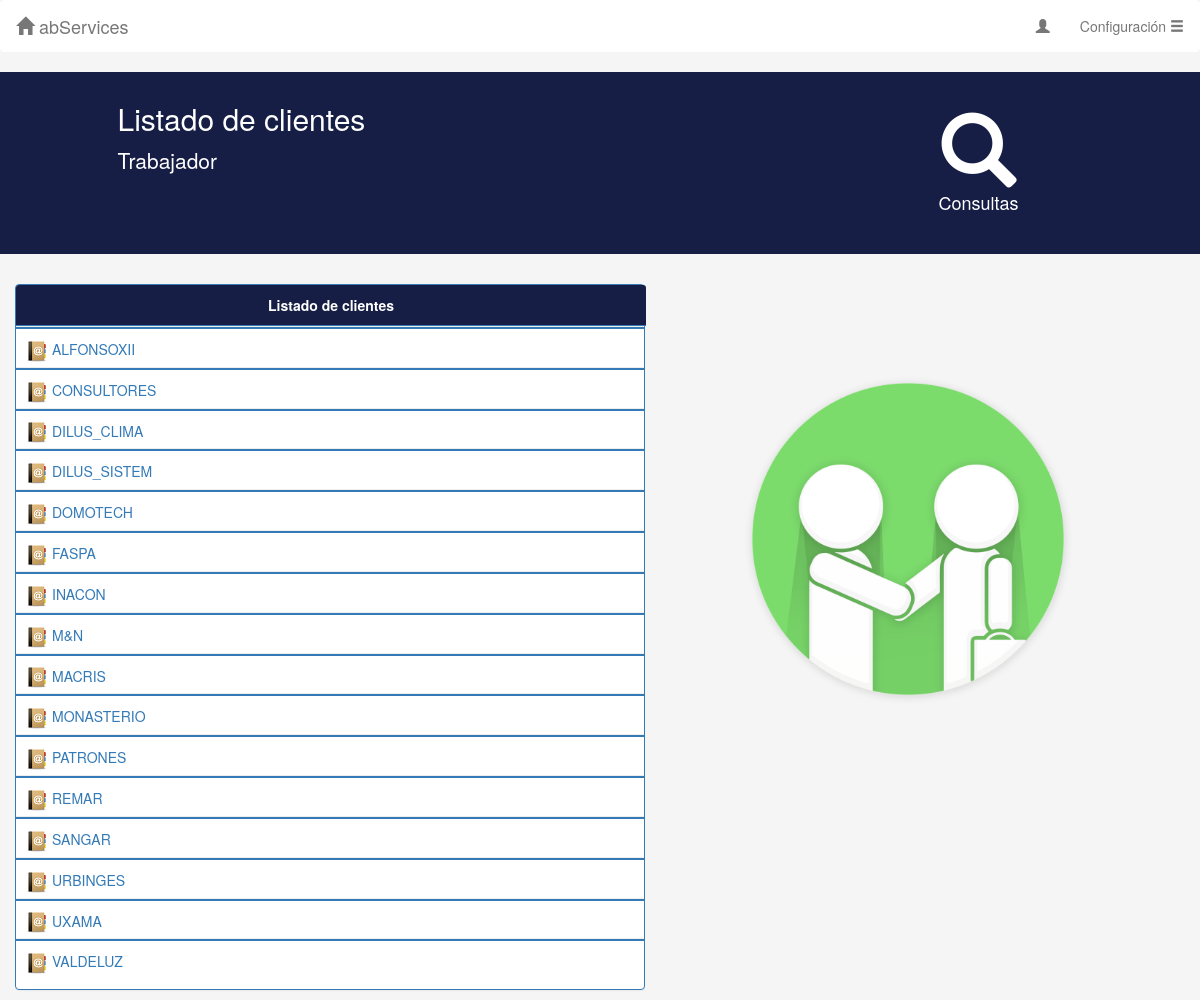
Screenshot of /homeClientes.php with the database file from the repository.
### tables this page shows
CREATE TABLE `clientes` (
  `Id` varchar(30) NOT NULL,
  `Horas` int(11) NOT NULL
);

### includes/php/clientesBD.php (called while the page is built, shortened)
<?php
require_once(__DIR__."/config.php");
function getClientes(){
	global $mysqli;
	$clientes = null;
	$pst = $mysqli->prepare("SELECT * FROM clientes ORDER BY Id;");
	$pst->execute();
	$result = $pst->get_result();
	while($row = $result->fetch_array(MYSQLI_ASSOC)){
		$clientes[] = $row;
	}
	return $clientes;
}
?>

### includes/php/clientes.php (called while the page is built, shortened)
<?php
require_once __DIR__.'/trabajos.php';
require_once __DIR__.'/clientesBD.php';
function conseguirClientes(){
	$result = getClientes();
	return $result;
}
?>

### homeClientes.php (the view, shortened to what this page needs)
<!DOCTYPE html>
<html lang="en">
  <head>
    <link href="includes/css/bootstrap.min.css" rel="stylesheet" media="screen">
	<link rel="stylesheet" type="text/css" href="includes/css/style.css">
  </head>
  <?php
    require(__DIR__.'/includes/php/clientes.php');
?>
  <body id="scroll">
		<nav class="navbar navbar-default" role="navigation" id="navSup">
			<div class="navbar-header" id="navSupHeader">
				<a class="navbar-brand" href="homeClientes.php"><span class="glyphicon glyphicon-home"></span> abServices</a>
			</div>
			<div class="collapse navbar-collapse navbar-ex1-collapse" id="navSupDerecha">
				<ul class="nav navbar-nav navbar-right">
					<li><a href="#"><span class="glyphicon glyphicon-user"></span>  <?php echo $_SESSION["usuario"] ?></a></li>
					<li class="dropdown">
						<a href="#" class="dropdown-toggle" data-toggle="dropdown"> Configuración <span class="glyphicon glyphicon-menu-hamburger"></span></a>
					</li>
				</ul>
			</div>
		</nav>
		<div class="jumbotron">
				<div class="row">
					<div class="col-md-1" ></div>
					<div class="col-md-4" >
					<div class="container">
					<h2 id="cab2">Listado de clientes</h2>
					<p>  <?php
							if($_SESSION["tipo"] == 3)
								echo "Administrador";
							else if($_SESSION["tipo"] == 2)
								echo "Trabajador";
							else
								echo "Trabajador";
						?>
					</p>
					</div>
					</div>
					<div class="col-md-2" >
					</div>
					<div class="col-md-2" >
					</div>
					<div class="col-md-2" >
						<button type="button" class="btn btn-default btn-lg" id="botonJum" onClick="location.href='./homeConsultas.php'">
						<span class="glyphicon glyphicon-search" aria-hidden="true" id="userGestion"></span> <br>Consultas
						</button>
					</div>
					<div class="col-md-1" ></div>
				</div>
		</div>
		<div class="row">
		<div class="col-md-6" >
		<div class="container-fluid">
						<div class="tamPanel panel panel-primary " >
						<div class="tamPanel panel-heading" id="panelHead"><div class="text-center"><strong>Listado de clientes</strong></div></div>
								<?php
								$clientes = conseguirClientes();
									foreach((array)$clientes as $cliente){
									echo '<hr id="lineas"><div class="form-group"><div class="container-fluid"><img id="margenIm" src="./includes/css/contacto.png"><a href = "./trabajosCliente.php?cliente='.$cliente['Id'].'">'.$cliente['Id'].'</a></div></div>';
									}
								?>
						</div>
		</div>
		</div>
		<br><br><br><br>
			<div class="col-md-1" id="vacio"><h3> <div class="container-fluid"> </div> </h3></div>
			<div class="col-md-4" > <div class="container-fluid"> <img src="./includes/css/cliente.png" class="img-responsive"  alt="Imagen responsive"></div></div>
		</div>
  </body>
</html>

### includes/css/style.css (style rules this page uses)
.jumbotron { background-color: #161e45; color: #fff; padding-top: 30px; padding-bottom: 30px; }
body { background-color: #f5f5f5; }
#cab1,#cab2 { display: inline-block; }
#navSup { background-color: #fff; border-color: #fff; }
.tamPanel { width: 630px !important; margin-bottom: 10px; }
#lineas { margin-top: -10px !important; margin-bottom: 10px !important; background-color: #337ab7; height: 2px; }
#margenIm { margin-right: 5px; margin-left: -5px !important; }
#userGestion { font-size: 75px; }
#botonJum { background-color: #161e45; color: #fff; border-width: 0px; }
#panelHead { background-color: #161e45; }
#scroll { overflow-x:hidden; }

### rows the page displays
clientes: Id "ALFONSOXII"
clientes: Id "CONSULTORES"
clientes: Id "DILUS_CLIMA"
clientes: Id "DILUS_SISTEM"
clientes: Id "DOMOTECH"
clientes: Id "FASPA"
clientes: Id "INACON"
clientes: Id "M&N"
clientes: Id "MACRIS"
clientes: Id "MONASTERIO"
clientes: Id "PATRONES"
clientes: Id "REMAR"
clientes: Id "SANGAR"
clientes: Id "URBINGES"
clientes: Id "UXAMA"
clientes: Id "VALDELUZ"
